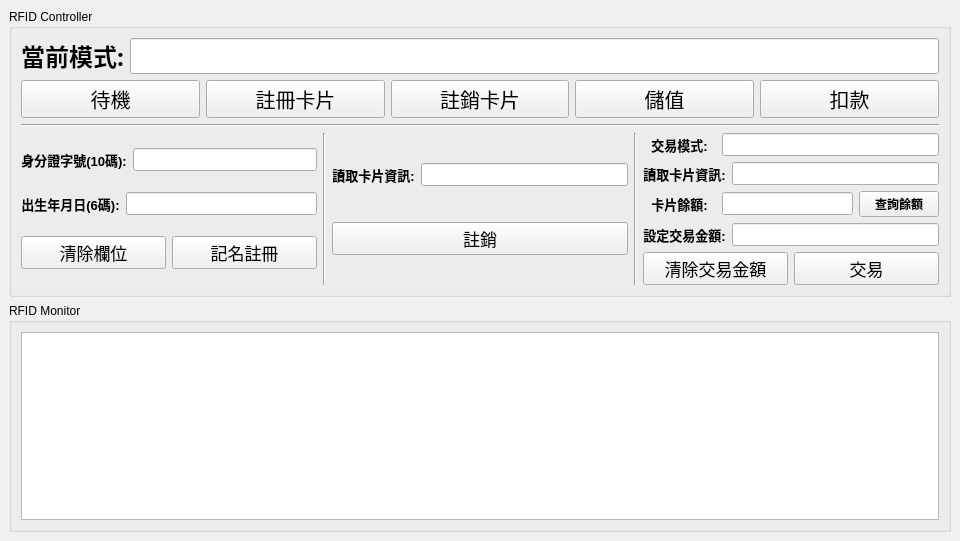
<?xml version="1.0" encoding="UTF-8"?>
<ui version="4.0">
 <class>MainWindow</class>
 <widget class="QMainWindow" name="MainWindow">
  <property name="geometry">
   <rect>
    <x>0</x>
    <y>0</y>
    <width>960</width>
    <height>541</height>
   </rect>
  </property>
  <property name="minimumSize">
   <size>
    <width>800</width>
    <height>450</height>
   </size>
  </property>
  <property name="windowTitle">
   <string>RFID</string>
  </property>
  <widget class="QWidget" name="centralwidget">
   <layout class="QVBoxLayout" name="verticalLayout">
    <item>
     <layout class="QVBoxLayout" name="verticalLayout_2" stretch="1,1">
      <item>
       <widget class="QGroupBox" name="groupBox">
        <property name="title">
         <string>RFID Controller</string>
        </property>
        <layout class="QVBoxLayout" name="verticalLayout_3" stretch="1,1,1,7">
         <item>
          <layout class="QHBoxLayout" name="horizontalLayout">
           <item>
            <widget class="QLabel" name="label">
             <property name="font">
              <font>
               <family>細明體</family>
               <pointsize>18</pointsize>
               <weight>75</weight>
               <bold>true</bold>
              </font>
             </property>
             <property name="text">
              <string>當前模式:</string>
             </property>
             <property name="alignment">
              <set>Qt::AlignCenter</set>
             </property>
            </widget>
           </item>
           <item>
            <widget class="QLineEdit" name="curModeLineEdit">
             <property name="font">
              <font>
               <pointsize>18</pointsize>
              </font>
             </property>
             <property name="readOnly">
              <bool>true</bool>
             </property>
            </widget>
           </item>
          </layout>
         </item>
         <item>
          <layout class="QHBoxLayout" name="horizontalLayout_2" stretch="1,1,1,1,1">
           <item>
            <widget class="QPushButton" name="standbyModeBtn">
             <property name="font">
              <font>
               <pointsize>15</pointsize>
              </font>
             </property>
             <property name="text">
              <string>待機</string>
             </property>
            </widget>
           </item>
           <item>
            <widget class="QPushButton" name="regCardModeBtn">
             <property name="font">
              <font>
               <pointsize>15</pointsize>
              </font>
             </property>
             <property name="text">
              <string>註冊卡片</string>
             </property>
            </widget>
           </item>
           <item>
            <widget class="QPushButton" name="cancelCardModeBtn">
             <property name="font">
              <font>
               <pointsize>15</pointsize>
              </font>
             </property>
             <property name="text">
              <string>註銷卡片</string>
             </property>
            </widget>
           </item>
           <item>
            <widget class="QPushButton" name="refillModeBtn">
             <property name="font">
              <font>
               <pointsize>15</pointsize>
              </font>
             </property>
             <property name="text">
              <string>儲值</string>
             </property>
            </widget>
           </item>
           <item>
            <widget class="QPushButton" name="debitModeBtn">
             <property name="font">
              <font>
               <pointsize>15</pointsize>
              </font>
             </property>
             <property name="text">
              <string>扣款</string>
             </property>
            </widget>
           </item>
          </layout>
         </item>
         <item>
          <widget class="Line" name="line">
           <property name="orientation">
            <enum>Qt::Horizontal</enum>
           </property>
          </widget>
         </item>
         <item>
          <layout class="QHBoxLayout" name="horizontalLayout_3" stretch="1,0,1,0,1">
           <item>
            <layout class="QVBoxLayout" name="verticalLayout_4" stretch="2,2,1">
             <item>
              <layout class="QHBoxLayout" name="horizontalLayout_5" stretch="1,2">
               <item>
                <widget class="QLabel" name="label_2">
                 <property name="font">
                  <font>
                   <pointsize>10</pointsize>
                   <weight>75</weight>
                   <bold>true</bold>
                  </font>
                 </property>
                 <property name="text">
                  <string>身分證字號(10碼):</string>
                 </property>
                 <property name="alignment">
                  <set>Qt::AlignCenter</set>
                 </property>
                </widget>
               </item>
               <item>
                <widget class="QLineEdit" name="personIdLineEdit">
                 <property name="font">
                  <font>
                   <pointsize>10</pointsize>
                  </font>
                 </property>
                </widget>
               </item>
              </layout>
             </item>
             <item>
              <layout class="QHBoxLayout" name="horizontalLayout_4" stretch="1,2">
               <item>
                <widget class="QLabel" name="label_3">
                 <property name="font">
                  <font>
                   <pointsize>10</pointsize>
                   <weight>75</weight>
                   <bold>true</bold>
                  </font>
                 </property>
                 <property name="text">
                  <string>出生年月日(6碼):</string>
                 </property>
                 <property name="alignment">
                  <set>Qt::AlignCenter</set>
                 </property>
                </widget>
               </item>
               <item>
                <widget class="QLineEdit" name="personBirthLineEdit">
                 <property name="font">
                  <font>
                   <pointsize>10</pointsize>
                  </font>
                 </property>
                </widget>
               </item>
              </layout>
             </item>
             <item>
              <layout class="QHBoxLayout" name="horizontalLayout_6" stretch="1,1">
               <item>
                <widget class="QPushButton" name="clearRegInfoBtn">
                 <property name="font">
                  <font>
                   <pointsize>13</pointsize>
                  </font>
                 </property>
                 <property name="text">
                  <string>清除欄位</string>
                 </property>
                </widget>
               </item>
               <item>
                <widget class="QPushButton" name="regCardBtn">
                 <property name="font">
                  <font>
                   <pointsize>13</pointsize>
                  </font>
                 </property>
                 <property name="text">
                  <string>記名註冊</string>
                 </property>
                </widget>
               </item>
              </layout>
             </item>
            </layout>
           </item>
           <item>
            <widget class="Line" name="line_2">
             <property name="orientation">
              <enum>Qt::Vertical</enum>
             </property>
            </widget>
           </item>
           <item>
            <layout class="QVBoxLayout" name="verticalLayout_7" stretch="4,1">
             <item>
              <layout class="QHBoxLayout" name="horizontalLayout_7" stretch="1,3">
               <item>
                <widget class="QLabel" name="label_4">
                 <property name="font">
                  <font>
                   <pointsize>10</pointsize>
                   <weight>75</weight>
                   <bold>true</bold>
                  </font>
                 </property>
                 <property name="text">
                  <string>讀取卡片資訊:</string>
                 </property>
                 <property name="alignment">
                  <set>Qt::AlignCenter</set>
                 </property>
                </widget>
               </item>
               <item>
                <widget class="QLineEdit" name="readCardIdToCancelLineEdit">
                 <property name="font">
                  <font>
                   <pointsize>10</pointsize>
                   <weight>75</weight>
                   <bold>true</bold>
                  </font>
                 </property>
                 <property name="readOnly">
                  <bool>true</bool>
                 </property>
                </widget>
               </item>
              </layout>
             </item>
             <item>
              <layout class="QHBoxLayout" name="horizontalLayout_8">
               <item>
                <widget class="QPushButton" name="cancelCardBtn">
                 <property name="font">
                  <font>
                   <pointsize>13</pointsize>
                  </font>
                 </property>
                 <property name="text">
                  <string>註銷</string>
                 </property>
                </widget>
               </item>
              </layout>
             </item>
            </layout>
           </item>
           <item>
            <widget class="Line" name="line_3">
             <property name="orientation">
              <enum>Qt::Vertical</enum>
             </property>
            </widget>
           </item>
           <item>
            <layout class="QVBoxLayout" name="verticalLayout_5" stretch="4,1">
             <item>
              <layout class="QVBoxLayout" name="verticalLayout_8" stretch="1,1,1,1">
               <item>
                <layout class="QHBoxLayout" name="horizontalLayout_10" stretch="1,3">
                 <item>
                  <widget class="QLabel" name="label_5">
                   <property name="font">
                    <font>
                     <pointsize>10</pointsize>
                     <weight>75</weight>
                     <bold>true</bold>
                    </font>
                   </property>
                   <property name="text">
                    <string>交易模式:</string>
                   </property>
                   <property name="alignment">
                    <set>Qt::AlignCenter</set>
                   </property>
                  </widget>
                 </item>
                 <item>
                  <widget class="QLineEdit" name="transactionModeLineEdit">
                   <property name="font">
                    <font>
                     <pointsize>10</pointsize>
                    </font>
                   </property>
                   <property name="readOnly">
                    <bool>true</bool>
                   </property>
                  </widget>
                 </item>
                </layout>
               </item>
               <item>
                <layout class="QHBoxLayout" name="horizontalLayout_12" stretch="1,3">
                 <item>
                  <widget class="QLabel" name="label_6">
                   <property name="font">
                    <font>
                     <pointsize>10</pointsize>
                     <weight>75</weight>
                     <bold>true</bold>
                    </font>
                   </property>
                   <property name="text">
                    <string>讀取卡片資訊:</string>
                   </property>
                   <property name="alignment">
                    <set>Qt::AlignCenter</set>
                   </property>
                  </widget>
                 </item>
                 <item>
                  <widget class="QLineEdit" name="readCardToTransactLineEdit">
                   <property name="font">
                    <font>
                     <pointsize>10</pointsize>
                    </font>
                   </property>
                   <property name="readOnly">
                    <bool>true</bool>
                   </property>
                  </widget>
                 </item>
                </layout>
               </item>
               <item>
                <layout class="QHBoxLayout" name="horizontalLayout_11" stretch="1,3">
                 <item>
                  <widget class="QLabel" name="label_7">
                   <property name="font">
                    <font>
                     <pointsize>10</pointsize>
                     <weight>75</weight>
                     <bold>true</bold>
                    </font>
                   </property>
                   <property name="text">
                    <string>卡片餘額:</string>
                   </property>
                   <property name="alignment">
                    <set>Qt::AlignCenter</set>
                   </property>
                  </widget>
                 </item>
                 <item>
                  <layout class="QHBoxLayout" name="horizontalLayout_13" stretch="3,1">
                   <item>
                    <widget class="QLineEdit" name="cardBalanceLineEdit">
                     <property name="font">
                      <font>
                       <pointsize>10</pointsize>
                      </font>
                     </property>
                     <property name="readOnly">
                      <bool>true</bool>
                     </property>
                    </widget>
                   </item>
                   <item>
                    <widget class="QPushButton" name="queryCardBalanceBtn">
                     <property name="font">
                      <font>
                       <pointsize>9</pointsize>
                       <weight>75</weight>
                       <bold>true</bold>
                      </font>
                     </property>
                     <property name="text">
                      <string>查詢餘額</string>
                     </property>
                    </widget>
                   </item>
                  </layout>
                 </item>
                </layout>
               </item>
               <item>
                <layout class="QHBoxLayout" name="horizontalLayout_9" stretch="1,3">
                 <item>
                  <widget class="QLabel" name="label_8">
                   <property name="font">
                    <font>
                     <pointsize>10</pointsize>
                     <weight>75</weight>
                     <bold>true</bold>
                    </font>
                   </property>
                   <property name="text">
                    <string>設定交易金額:</string>
                   </property>
                   <property name="alignment">
                    <set>Qt::AlignCenter</set>
                   </property>
                  </widget>
                 </item>
                 <item>
                  <widget class="QLineEdit" name="setTransactionValueLineEdit">
                   <property name="font">
                    <font>
                     <pointsize>10</pointsize>
                    </font>
                   </property>
                  </widget>
                 </item>
                </layout>
               </item>
              </layout>
             </item>
             <item>
              <layout class="QHBoxLayout" name="horizontalLayout_14">
               <item>
                <widget class="QPushButton" name="clearTransactionValueBtn">
                 <property name="font">
                  <font>
                   <pointsize>13</pointsize>
                  </font>
                 </property>
                 <property name="text">
                  <string>清除交易金額</string>
                 </property>
                </widget>
               </item>
               <item>
                <widget class="QPushButton" name="transactionBtn">
                 <property name="font">
                  <font>
                   <pointsize>13</pointsize>
                  </font>
                 </property>
                 <property name="text">
                  <string>交易</string>
                 </property>
                </widget>
               </item>
              </layout>
             </item>
            </layout>
           </item>
          </layout>
         </item>
        </layout>
       </widget>
      </item>
      <item>
       <widget class="QGroupBox" name="groupBox_2">
        <property name="title">
         <string>RFID Monitor</string>
        </property>
        <layout class="QVBoxLayout" name="verticalLayout_6">
         <item>
          <widget class="QPlainTextEdit" name="rfidMonitorTextEdit">
           <property name="readOnly">
            <bool>true</bool>
           </property>
          </widget>
         </item>
        </layout>
       </widget>
      </item>
     </layout>
    </item>
   </layout>
  </widget>
 </widget>
 <resources/>
 <connections/>
</ui>
